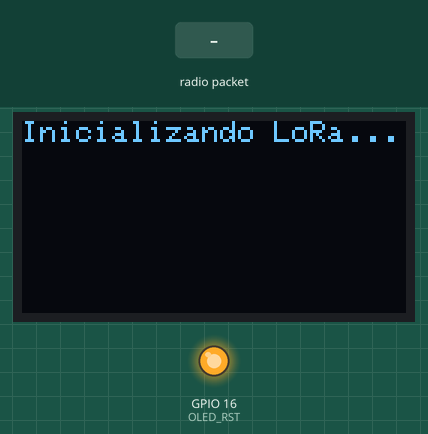
The program below on a simulated ESP32. On the bench: 128×64 one-colour display, output pins drawn as LEDs (lit = HIGH). Inputs (shaded band) come from the test bench. No radio packets arrive unless stated; what the program prints to the serial monitor is not drawn.

Above: at 0.2 s.
At 6.4 s:
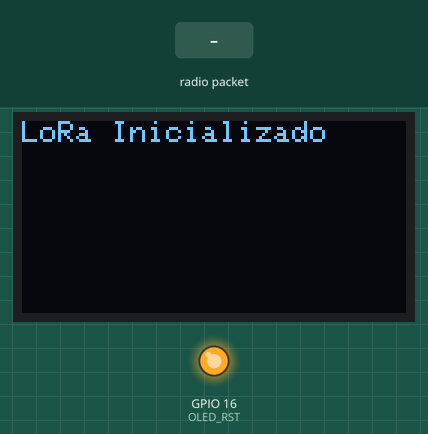
6.5 s: radio packet "1" arrives
Timing chart, 0 to 9.5 s (numbered marks = the images above; inputs shaded):
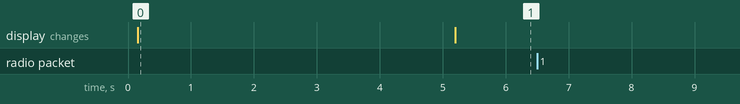

Measured:
- after the input at 6.5 s, every drawn part: stays the same
- what the display in image 0 shows lasts 5.0 s, from 0.2 s to 5.2 s

The program:

main.cpp
```cpp
/* TESTANDO COM O WEBSERVER TAMBÉM

#include <SPI.h>
#include <LoRa.h>
#include <Wire.h>
#include <Adafruit_GFX.h>
#include <Adafruit_SSD1306.h>
#include <WiFi.h>
#include <WebServer.h>
#include "lena_rgb.h"  // Imagem Lenna em bytes

// Definições dos pinos do LoRa
#define SCK 5
#define MISO 19
#define MOSI 27
#define SS 18
#define RST 14
#define DIO0 26

// Frequência LoRa
#define BAND 915E6

// Pinos do OLED
#define OLED_SDA 4
#define OLED_SCL 15
#define OLED_RST 16
#define SCREEN_WIDTH 128
#define SCREEN_HEIGHT 64

const int packet_size = 200;
const int total_packets = sizeof(lena_rgb) / packet_size + (sizeof(lena_rgb) % packet_size != 0);
uint16_t packet_index = 0;  // Agora é uint16_t
uint16_t error_count = 0;  // Contagem de erros

Adafruit_SSD1306 display(SCREEN_WIDTH, SCREEN_HEIGHT, &Wire, OLED_RST);

// WiFi Configurações
const char* ssid = "SEU_SSID";  // Insira seu SSID
const char* password = "SUA_SENHA";  // Insira sua senha WiFi
IPAddress ip(192, 168, 0, 171);  // IP estático
IPAddress gw(192, 168, 0, 1);    // Gateway
IPAddress subnet(255, 255, 255, 0);  // Subnet
WebServer server(80);  // HTTP Server

// Função para calcular o checksum
uint16_t calculateChecksum(const uint8_t *data, size_t len) {
  uint16_t checksum = 0;
  for (size_t i = 0; i < len; i++) {
    checksum ^= data[i];  // Operação XOR
  }
  return checksum;
}

// Função para enviar ACK ou NACK
void sendACK(bool success) {
  LoRa.beginPacket();
  LoRa.write(success ? 1 : 0);  // 1 para ACK, 0 para NACK
  LoRa.endPacket();
}

// Função para retornar as métricas em formato Prometheus
String getMetrics() {
  String p = "";
  p += "# HELP esp32_packets_received Pacotes recebidos\n";
  p += "# TYPE esp32_packets_received counter\n";
  p += "esp32_packets_received " + String(packet_index) + "\n";

  p += "# HELP esp32_packets_errors Pacotes com erro\n";
  p += "# TYPE esp32_packets_errors counter\n";
  p += "esp32_packets_errors " + String(error_count) + "\n";

  return p;
}

// Inicializa o WebServer
void startWebServer() {
  server.on("/", []() {
    server.send(200, "text/plain", "ESP32 Receiver Metrics Server");
  });

  server.on("/metrics", []() {
    server.send(200, "text/plain", getMetrics());
  });

  server.begin();
  Serial.println("HTTP server started");
}

void setup() {
  Serial.begin(115200);

  // Inicializar OLED
  pinMode(OLED_RST, OUTPUT);
  digitalWrite(OLED_RST, LOW);
  delay(100);
  digitalWrite(OLED_RST, HIGH);

  Wire.begin(OLED_SDA, OLED_SCL);
  display.begin(SSD1306_SWITCHCAPVCC, 0x3C, false, false);
  display.clearDisplay();
  display.setTextColor(WHITE);
  display.setTextSize(1);
  display.setCursor(0, 0);
  display.print("Inicializando LoRa...");
  display.display();
  delay(5000);

  // Inicializar LoRa
  SPI.begin(SCK, MISO, MOSI, SS);
  LoRa.setPins(SS, RST, DIO0);
  if (!LoRa.begin(BAND)) {
    display.clearDisplay();
    display.setCursor(0, 0);
    display.print("Falha no LoRa");
    display.display();
    while (1);
  }

  display.clearDisplay();
  display.setCursor(0, 0);
  display.print("LoRa Inicializado");
  display.display();

  // Inicializar WiFi e servidor HTTP
  WiFi.config(ip, gw, subnet);
  WiFi.begin(ssid, password);

  while (WiFi.status() != WL_CONNECTED) {
    delay(500);
    Serial.print(".");
  }
  Serial.println("WiFi conectado!");
  Serial.print("IP address: ");
  Serial.println(WiFi.localIP());

  startWebServer();
}

void loop() {
  int packetSize = LoRa.parsePacket();
  if (packetSize) {
    uint8_t packet[packet_size + 3];  // Ajuste de acordo com seu pacote
    LoRa.readBytes(packet, packetSize);

    Serial.print("Pacote recebido. Tamanho: ");
    Serial.println(packetSize);

    // Calcule e verifique o checksum
    uint16_t receivedChecksum = packet[packetSize - 1];
    uint16_t calculatedChecksum = calculateChecksum(packet, packetSize - 1);

    Serial.print("Checksum recebido: ");
    Serial.println(receivedChecksum, HEX);
    Serial.print("Checksum calculado: ");
    Serial.println(calculatedChecksum, HEX);

    if (receivedChecksum == calculatedChecksum) {
      // ACK para o sender
      sendACK(true);
      Serial.println("Pacote válido. ACK enviado.");
      // Atualiza o display com a contagem de pacotes recebidos
      packet_index++;
      display.clearDisplay();
      display.setCursor(0, 0);
      display.print("Pacotes recebidos: ");
      display.print(packet_index);
      display.print("/");
      display.print(total_packets);
      display.setCursor(0, 16);
      display.print("Erros: ");
      display.print(error_count);
      display.display();
    } else {
      Serial.println("Checksum inválido! Pacote descartado.");
      // Envia NACK para o sender
      sendACK(false);
      error_count++;
    }
  }

  server.handleClient();  // Lidar com as requisições HTTP
}
*/


// ----------------------------------------------------------------------------------------

///////////////////
//    RECEIVER   //
///////////////////
#include <SPI.h>
#include <LoRa.h>
#include <Wire.h>
#include <Adafruit_GFX.h>
#include <Adafruit_SSD1306.h>
#include "lena_bytes.h"  // Imagem Lenna em bytes

// Definições dos pinos do LoRa
#define SCK 5
#define MISO 19
#define MOSI 27
#define SS 18
#define RST 14
#define DIO0 26

// Frequência LoRa
#define BAND 915E6

// Pinos do OLED
#define OLED_SDA 4
#define OLED_SCL 15
#define OLED_RST 16
#define SCREEN_WIDTH 128
#define SCREEN_HEIGHT 64

const int packet_size = 200;
const int total_packets = sizeof(lena_bytes) / packet_size + (sizeof(lena_bytes) % packet_size != 0);
uint16_t packet_index = 0;  // Agora é uint16_t
uint16_t error_count = 0;  // Contagem de erros

Adafruit_SSD1306 display(SCREEN_WIDTH, SCREEN_HEIGHT, &Wire, OLED_RST);

// Função para calcular o checksum
uint16_t calculateChecksum(const uint8_t *data, size_t len) {
  uint16_t checksum = 0;
  for (size_t i = 0; i < len; i++) {
    checksum ^= data[i];  // Operação XOR
  }
  return checksum;
}

// Função para enviar ACK ou NACK
void sendACK(bool success) {
  LoRa.beginPacket();
  LoRa.write(success ? 1 : 0);  // 1 para ACK, 0 para NACK
  LoRa.endPacket();
}

void setup() {
  Serial.begin(115200);

  // Inicializar OLED
  pinMode(OLED_RST, OUTPUT);
  digitalWrite(OLED_RST, LOW);
  delay(100);
  digitalWrite(OLED_RST, HIGH);

  Wire.begin(OLED_SDA, OLED_SCL);
  display.begin(SSD1306_SWITCHCAPVCC, 0x3C, false, false);
  display.clearDisplay();
  display.setTextColor(WHITE);
  display.setTextSize(1);
  display.setCursor(0, 0);
  display.print("Inicializando LoRa...");
  display.display();
  delay(5000);

  // Inicializar LoRa
  SPI.begin(SCK, MISO, MOSI, SS);
  LoRa.setPins(SS, RST, DIO0);
  if (!LoRa.begin(BAND)) {
    display.clearDisplay();
    display.setCursor(0, 0);
    display.print("Falha no LoRa");
    display.display();
    while (1);
  }

  display.clearDisplay();
  display.setCursor(0, 0);
  display.print("LoRa Inicializado");
  display.display();
}


void loop() {
  int packetSize = LoRa.parsePacket();
  if (packetSize) {
    uint8_t packet[packet_size + 3];  // Ajuste de acordo com seu pacote
    LoRa.readBytes(packet, packetSize);

    Serial.print("Pacote recebido. Tamanho: ");
    Serial.println(packetSize);

    // Calcule e verifique o checksum
    uint16_t receivedChecksum = packet[packetSize - 1];
    uint16_t calculatedChecksum = calculateChecksum(packet, packetSize - 1);

    Serial.print("Checksum recebido: ");
    Serial.println(receivedChecksum, HEX);
    Serial.print("Checksum calculado: ");
    Serial.println(calculatedChecksum, HEX);

    if (receivedChecksum == calculatedChecksum) {
      // ACK para o sender
      LoRa.beginPacket();
      LoRa.write(1);  // Envia ACK (1)
      LoRa.endPacket();
      Serial.println("Pacote válido. ACK enviado.");
      // Atualiza o display com a contagem de pacotes recebidos
      packet_index++;
      display.clearDisplay();
      display.setCursor(0, 0);
      display.print("Pacotes recebidos: ");
      display.print(packet_index);
      display.print("/");
      display.print(total_packets);
      display.setCursor(0, 16);
      display.print(error_count);
      display.display();
    } else {
      Serial.println("Checksum inválido! Pacote descartado.");
      // Opcionalmente, enviar NACK (0)
      error_count++;
    }
  }
}
```

Source omitted: lena_bytes.h (data table, 81896 bytes)
